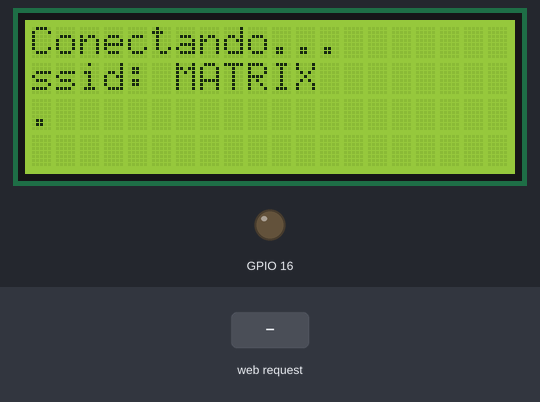
Recording of a sketch running on a simulated ESP32. Parts: 20×4 character LCD, output pins drawn as LEDs (lit = HIGH). The test bench sets the inputs (shaded band). WiFi joins after 1.5 s; servers stay silent unless stated; what the sketch prints to the serial monitor is not drawn.

Above: at 1.4 s.
At 4.0 s:
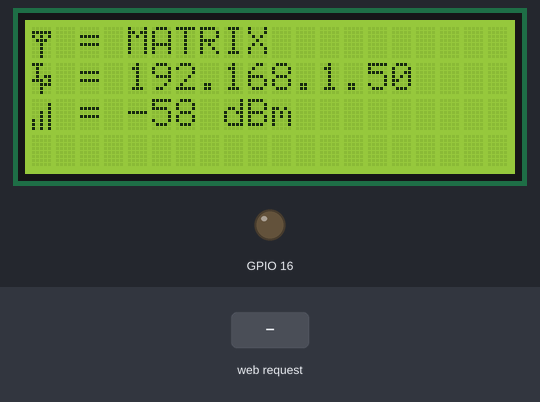
4.1 s: HTTP request GET /update received
Timing chart, 0 to 7.1 s (numbered marks = the images above; inputs shaded):
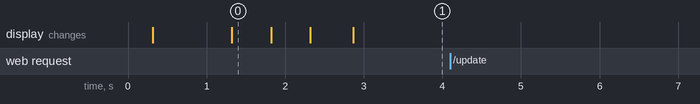

Measured:
- after the input at 4.1 s, every drawn part: stays the same

The sketch:

casa_inteligente_esp32.ino
```cpp
/**
 * ================================================================================
 *          DECLARAÇÃO DE BIBLIOTECAS:
 * ================================================================================
 */

#include <AsyncTCP.h>
#include <ESPAsyncWebServer.h>
#include <WiFi.h>
#include <LiquidCrystal_I2C.h>

/**
 * ================================================================================
 *          DECLARAÇÃO DE VARIÁVEIS:
 * ================================================================================
 */

// Define o nome da rede Wifi que se pretende conectar o dispositivo.
const char* ssid = "MATRIX";

// Define a senha para se conectar na rede Wifi.
const char* password = "sentapua1945";

// Define a porta do servidor web.
AsyncWebServer server(80);

// Define a porta de controle para o led.
// #define pinLedSala 16

// Define tamanho do LCD 20 x 4.
int lcdColumns = 20;
int lcdRows = 4;

// Inicializa o objeto da classe lcd.
LiquidCrystal_I2C lcd(0x27, lcdColumns, lcdRows);

byte _ssid[] =
{
  B00000,
  B11111,
  B10101,
  B01110,
  B00100,
  B00100,
  B00100,
  B00100
};

byte _ip[] =
{
  B11100,
  B01000,
  B01000,
  B01011,
  B11101,
  B00111,
  B00100,
  B00100
};

byte _sinal[] =
{
  B00000,
  B00001,
  B00001,
  B00101,
  B00101,
  B10101,
  B10101,
  B10101
};

const char* PARAM_INPUT_1 = "output";
const char* PARAM_INPUT_2 = "state";

const char index_html[] PROGMEM = R"rawliteral(
  <!DOCTYPE HTML>
  <html>
    <head>
      <title>ESP Web Server</title>
      <meta charset=\"UTF-8\" name="viewport" content="width=device-width, initial-scale=1">
      <link rel="icon" href="data:,">

      <style>
        html {font-family: Arial; display: inline-block; text-align: center;}
        h2 {font-size: 3.0rem;}
        p {font-size: 3.0rem;}
        body {max-width: 600px; margin:0px auto; padding-bottom: 25px;}
        .switch {position: relative; display: inline-block; width: 120px; height: 68px}
        .switch input {display: none}
        .slider {position: absolute; top: 0; left: 0; right: 0; bottom: 0; background-color: #ccc; border-radius: 6px}
        .slider:before {position: absolute; content: ""; height: 52px; width: 52px; left: 8px; bottom: 8px; background-color: #fff; -webkit-transition: .4s; transition: .4s; border-radius: 3px}
        input:checked+.slider {background-color: #27AE60}
        input:checked+.slider:before {-webkit-transform: translateX(52px); -ms-transform: translateX(52px); transform: translateX(52px)}
      </style>
    </head>

    <body>
      <h2>ESP Web Server</h2>
      %BUTTONPLACEHOLDER%

      <script>
        function toggleCheckbox(element)
        {
          var xhr = new XMLHttpRequest();

          if(element.checked)
          {
            xhr.open("GET", "/update?output="+element.id+"&state=1", true);
          }
          else
          {
            xhr.open("GET", "/update?output="+element.id+"&state=0", true);
          }

          xhr.send();
        }
      </script>
    </body>
  </html>
)rawliteral";

// Replaces placeholder with button section in your web page
String processor(const String& var){
  //Serial.println(var);
  if(var == "BUTTONPLACEHOLDER"){
    String buttons = "";
    buttons += "<h4>Output - GPIO 16 (Sala)</h4><label class=\"switch\"><input type=\"checkbox\" onchange=\"toggleCheckbox(this)\" id=\"16\" " + outputState(16) + "><span class=\"slider\"></span></label>";
    buttons += "<h4>Output - GPIO 4 (Cozinha)</h4><label class=\"switch\"><input type=\"checkbox\" onchange=\"toggleCheckbox(this)\" id=\"4\" " + outputState(4) + "><span class=\"slider\"></span></label>";
    buttons += "<h4>Output - GPIO 33 (Quarto)</h4><label class=\"switch\"><input type=\"checkbox\" onchange=\"toggleCheckbox(this)\" id=\"33\" " + outputState(33) + "><span class=\"slider\"></span></label>";
    return buttons;
  }
  return String();
}

String outputState(int output)
{
  if(digitalRead(output))
  {
    return "checked";
  }
  else
  {
    return "";
  }
}

/**
 * ================================================================================
 *          FUNÇÃO WIFICONNECT():
 * ================================================================================
 */
void wifiSetUp()
{
  // Desconecta de concexões prévias realizadas pelo dispositivo.
  WiFi.disconnect(true);

  // Aguarda um tempo.
  delay(100);

  // Seta a tipo de conexão, standard.
  WiFi.mode(WIFI_STA);

  // Configura a auto conexão a rede Wifi.
  WiFi.setAutoConnect(true);

  // Aguarda um tempo.
  delay(100);

  // Exibe mensagem no display. (LCD)
  lcd.clear();
  lcd.setCursor(0 , 0);
  lcd.print("Conectando...");
  lcd.setCursor(0 , 1);
  lcd.print("ssid: ");
  lcd.setCursor(6 , 1);
  lcd.print((String)ssid);

  // Exibe mensagem no display. (Serial)
  Serial.println("Conectando...");
  Serial.print("ssid: ");
  Serial.println((String)ssid);
  delay(1000);

  //Inicia a conexão com a rede, especificando o nome da rede e a senha de acesso.
  WiFi.begin(ssid , password);

  // Contador que armazena os "." que são exibidos na tela durante a tentativa de conexão.
  byte cont = 0;

  // Testa a conexão.
  while (WiFi.status() != WL_CONNECTED && cont < 20)
  {
    // Exibe mensagem no display. (LCD)
    lcd.setCursor(cont , 2);
    lcd.print(".");

    // Exibe mensagem no display. (Serial)
    Serial.print(".");

    // Incrementa o contador.
    cont = cont + 1;

    // Aguarda um tempo.
    delay(500);
  }

  if(WiFi.status() == WL_CONNECTED)
  {
    // Exibe mensagem no display. (LCD)
    lcd.clear();

    lcd.setCursor(0 , 0);
    lcd.write(0);
    lcd.setCursor(1 , 0);
    lcd.print(" = " + (String)ssid);

    lcd.setCursor(0 , 1);
    lcd.write(1);
    lcd.setCursor(1 , 1);
    lcd.print(" = " + WiFi.localIP().toString());

    lcd.setCursor(0 , 2);
    lcd.write(2);

    // Imprime a potência da conexão estabelecida.
    long rssi = WiFi.RSSI();

    lcd.setCursor(1 , 2);
    lcd.print(" = " + (String)rssi + " dBm");

    // (Serial)
    Serial.print("IP: ");
    Serial.println(WiFi.localIP().toString());
  }
  else
  {
    // Exibe mensagem no display. (LCD)
    lcd.setCursor(0 , 2);
    lcd.print("                    ");
    lcd.setCursor(0 , 3);
    lcd.print("Conexao falhou!");

    // Exibe mensagem no display. (Serial)
    Serial.println("Conexao falhou!");
  }
}

/**
 * ================================================================================
 *          FUNÇÃO SETUP():
 * ================================================================================
 */

void setup()
{
  // Define a velocidade de comunicação com a porta serial.
  Serial.begin(115200);

  pinMode(16 , OUTPUT);
  digitalWrite(16 , LOW);
  // pinMode(4 , OUTPUT);
  // digitalWrite(4 , LOW);
  // pinMode(33 , OUTPUT);
  // digitalWrite(33 , LOW);

  // Inicializa o LCD.
  lcd.init();

  // Ativa a Luz de Fundo do LCD.
  lcd.backlight();

  // Declara vetor de byte.
  lcd.createChar(0 , _ssid);
  lcd.createChar(1 , _ip);
  lcd.createChar(2 , _sinal);

  // Executa a função wifiSetUp().
  wifiSetUp();

// ================================

  // Route for root / web page
  server.on("/", HTTP_GET, [](AsyncWebServerRequest *request){
    request->send_P(200, "text/html", index_html, processor);
  });

  // Send a GET request to <ESP_IP>/update?output=<inputMessage1>&state=<inputMessage2>
  server.on("/update", HTTP_GET, [] (AsyncWebServerRequest *request) {
    String inputMessage1;
    String inputMessage2;
    // GET input1 value on <ESP_IP>/update?output=<inputMessage1>&state=<inputMessage2>
    if (request->hasParam(PARAM_INPUT_1) && request->hasParam(PARAM_INPUT_2)) {
      inputMessage1 = request->getParam(PARAM_INPUT_1)->value();
      inputMessage2 = request->getParam(PARAM_INPUT_2)->value();
      digitalWrite(inputMessage1.toInt(), inputMessage2.toInt());
    }
    else {
      inputMessage1 = "No message sent";
      inputMessage2 = "No message sent";
    }
    Serial.print("GPIO: ");
    Serial.print(inputMessage1);
    Serial.print(" - Set to: ");
    Serial.println(inputMessage2);
    request->send(200, "text/plain", "OK");
  });

  // Inicia o serviço Web.
  server.begin();
}

/**
 * ================================================================================
 *          FUNÇÃO LOOP():
 * ================================================================================
 */

void loop()
{

}
```
